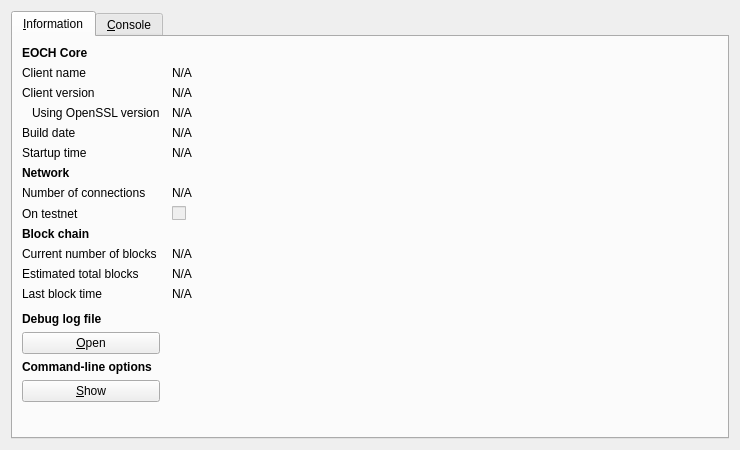
<?xml version="1.0" encoding="UTF-8"?>
<ui version="4.0">
 <class>RPCConsole</class>
 <widget class="QDialog" name="RPCConsole">
  <property name="geometry">
   <rect>
    <x>0</x>
    <y>0</y>
    <width>740</width>
    <height>450</height>
   </rect>
  </property>
  <property name="windowTitle">
   <string>EOCH - Debug window</string>
  </property>
  <layout class="QVBoxLayout" name="verticalLayout_2">
   <item>
    <widget class="QTabWidget" name="tabWidget">
     <property name="currentIndex">
      <number>0</number>
     </property>
     <widget class="QWidget" name="tab_info">
      <attribute name="title">
       <string>&amp;Information</string>
      </attribute>
      <layout class="QGridLayout" name="gridLayout" columnstretch="0,1">
       <property name="horizontalSpacing">
        <number>12</number>
       </property>
       <item row="0" column="0">
        <widget class="QLabel" name="label_9">
         <property name="font">
          <font>
           <weight>75</weight>
           <bold>true</bold>
          </font>
         </property>
         <property name="text">
          <string>EOCH Core</string>
         </property>
        </widget>
       </item>
       <item row="1" column="0">
        <widget class="QLabel" name="label_5">
         <property name="text">
          <string>Client name</string>
         </property>
        </widget>
       </item>
       <item row="1" column="1">
        <widget class="QLabel" name="clientName">
         <property name="cursor">
          <cursorShape>IBeamCursor</cursorShape>
         </property>
         <property name="text">
          <string>N/A</string>
         </property>
         <property name="textFormat">
          <enum>Qt::PlainText</enum>
         </property>
         <property name="textInteractionFlags">
          <set>Qt::LinksAccessibleByMouse|Qt::TextSelectableByKeyboard|Qt::TextSelectableByMouse</set>
         </property>
        </widget>
       </item>
       <item row="2" column="0">
        <widget class="QLabel" name="label_6">
         <property name="text">
          <string>Client version</string>
         </property>
        </widget>
       </item>
       <item row="2" column="1">
        <widget class="QLabel" name="clientVersion">
         <property name="cursor">
          <cursorShape>IBeamCursor</cursorShape>
         </property>
         <property name="text">
          <string>N/A</string>
         </property>
         <property name="textFormat">
          <enum>Qt::PlainText</enum>
         </property>
         <property name="textInteractionFlags">
          <set>Qt::LinksAccessibleByMouse|Qt::TextSelectableByKeyboard|Qt::TextSelectableByMouse</set>
         </property>
        </widget>
       </item>
       <item row="3" column="0">
        <widget class="QLabel" name="label_14">
         <property name="text">
          <string>Using OpenSSL version</string>
         </property>
         <property name="indent">
          <number>10</number>
         </property>
        </widget>
       </item>
       <item row="3" column="1">
        <widget class="QLabel" name="openSSLVersion">
         <property name="cursor">
          <cursorShape>IBeamCursor</cursorShape>
         </property>
         <property name="text">
          <string>N/A</string>
         </property>
         <property name="textFormat">
          <enum>Qt::PlainText</enum>
         </property>
         <property name="textInteractionFlags">
          <set>Qt::LinksAccessibleByMouse|Qt::TextSelectableByKeyboard|Qt::TextSelectableByMouse</set>
         </property>
        </widget>
       </item>
       <item row="4" column="0">
        <widget class="QLabel" name="label_12">
         <property name="text">
          <string>Build date</string>
         </property>
        </widget>
       </item>
       <item row="4" column="1">
        <widget class="QLabel" name="buildDate">
         <property name="cursor">
          <cursorShape>IBeamCursor</cursorShape>
         </property>
         <property name="text">
          <string>N/A</string>
         </property>
         <property name="textFormat">
          <enum>Qt::PlainText</enum>
         </property>
         <property name="textInteractionFlags">
          <set>Qt::LinksAccessibleByMouse|Qt::TextSelectableByKeyboard|Qt::TextSelectableByMouse</set>
         </property>
        </widget>
       </item>
       <item row="5" column="0">
        <widget class="QLabel" name="label_13">
         <property name="text">
          <string>Startup time</string>
         </property>
        </widget>
       </item>
       <item row="5" column="1">
        <widget class="QLabel" name="startupTime">
         <property name="cursor">
          <cursorShape>IBeamCursor</cursorShape>
         </property>
         <property name="text">
          <string>N/A</string>
         </property>
         <property name="textFormat">
          <enum>Qt::PlainText</enum>
         </property>
         <property name="textInteractionFlags">
          <set>Qt::LinksAccessibleByMouse|Qt::TextSelectableByKeyboard|Qt::TextSelectableByMouse</set>
         </property>
        </widget>
       </item>
       <item row="6" column="0">
        <widget class="QLabel" name="label_11">
         <property name="font">
          <font>
           <weight>75</weight>
           <bold>true</bold>
          </font>
         </property>
         <property name="text">
          <string>Network</string>
         </property>
        </widget>
       </item>
       <item row="7" column="0">
        <widget class="QLabel" name="label_7">
         <property name="text">
          <string>Number of connections</string>
         </property>
        </widget>
       </item>
       <item row="7" column="1">
        <widget class="QLabel" name="numberOfConnections">
         <property name="cursor">
          <cursorShape>IBeamCursor</cursorShape>
         </property>
         <property name="text">
          <string>N/A</string>
         </property>
         <property name="textFormat">
          <enum>Qt::PlainText</enum>
         </property>
         <property name="textInteractionFlags">
          <set>Qt::LinksAccessibleByMouse|Qt::TextSelectableByKeyboard|Qt::TextSelectableByMouse</set>
         </property>
        </widget>
       </item>
       <item row="8" column="0">
        <widget class="QLabel" name="label_8">
         <property name="text">
          <string>On testnet</string>
         </property>
        </widget>
       </item>
       <item row="8" column="1">
        <widget class="QCheckBox" name="isTestNet">
         <property name="enabled">
          <bool>false</bool>
         </property>
         <property name="text">
          <string/>
         </property>
        </widget>
       </item>
       <item row="9" column="0">
        <widget class="QLabel" name="label_10">
         <property name="font">
          <font>
           <weight>75</weight>
           <bold>true</bold>
          </font>
         </property>
         <property name="text">
          <string>Block chain</string>
         </property>
        </widget>
       </item>
       <item row="10" column="0">
        <widget class="QLabel" name="label_3">
         <property name="text">
          <string>Current number of blocks</string>
         </property>
        </widget>
       </item>
       <item row="10" column="1">
        <widget class="QLabel" name="numberOfBlocks">
         <property name="cursor">
          <cursorShape>IBeamCursor</cursorShape>
         </property>
         <property name="text">
          <string>N/A</string>
         </property>
         <property name="textFormat">
          <enum>Qt::PlainText</enum>
         </property>
         <property name="textInteractionFlags">
          <set>Qt::LinksAccessibleByMouse|Qt::TextSelectableByKeyboard|Qt::TextSelectableByMouse</set>
         </property>
        </widget>
       </item>
       <item row="11" column="0">
        <widget class="QLabel" name="label_4">
         <property name="text">
          <string>Estimated total blocks</string>
         </property>
        </widget>
       </item>
       <item row="11" column="1">
        <widget class="QLabel" name="totalBlocks">
         <property name="cursor">
          <cursorShape>IBeamCursor</cursorShape>
         </property>
         <property name="text">
          <string>N/A</string>
         </property>
         <property name="textFormat">
          <enum>Qt::PlainText</enum>
         </property>
         <property name="textInteractionFlags">
          <set>Qt::LinksAccessibleByMouse|Qt::TextSelectableByKeyboard|Qt::TextSelectableByMouse</set>
         </property>
        </widget>
       </item>
       <item row="12" column="0">
        <widget class="QLabel" name="label_2">
         <property name="text">
          <string>Last block time</string>
         </property>
        </widget>
       </item>
       <item row="12" column="1">
        <widget class="QLabel" name="lastBlockTime">
         <property name="cursor">
          <cursorShape>IBeamCursor</cursorShape>
         </property>
         <property name="text">
          <string>N/A</string>
         </property>
         <property name="textFormat">
          <enum>Qt::PlainText</enum>
         </property>
         <property name="textInteractionFlags">
          <set>Qt::LinksAccessibleByMouse|Qt::TextSelectableByKeyboard|Qt::TextSelectableByMouse</set>
         </property>
        </widget>
       </item>
       <item row="13" column="0">
        <spacer name="verticalSpacer_2">
         <property name="orientation">
          <enum>Qt::Vertical</enum>
         </property>
         <property name="sizeHint" stdset="0">
          <size>
           <width>20</width>
           <height>20</height>
          </size>
         </property>
        </spacer>
       </item>
       <item row="14" column="0">
        <widget class="QLabel" name="labelDebugLogfile">
         <property name="font">
          <font>
           <weight>75</weight>
           <bold>true</bold>
          </font>
         </property>
         <property name="text">
          <string>Debug log file</string>
         </property>
        </widget>
       </item>
       <item row="15" column="0">
        <widget class="QPushButton" name="openDebugLogfileButton">
         <property name="toolTip">
          <string>Open the EOCH debug log file from the current data directory. This can take a few seconds for large log files.</string>
         </property>
         <property name="text">
          <string>&amp;Open</string>
         </property>
         <property name="autoDefault">
          <bool>false</bool>
         </property>
        </widget>
       </item>
       <item row="16" column="0">
        <widget class="QLabel" name="labelCLOptions">
         <property name="font">
          <font>
           <weight>75</weight>
           <bold>true</bold>
          </font>
         </property>
         <property name="text">
          <string>Command-line options</string>
         </property>
        </widget>
       </item>
       <item row="17" column="0">
        <widget class="QPushButton" name="showCLOptionsButton">
         <property name="toolTip">
          <string>Show the EOCH-Qt help message to get a list with possible EOCH command-line options.</string>
         </property>
         <property name="text">
          <string>&amp;Show</string>
         </property>
         <property name="autoDefault">
          <bool>false</bool>
         </property>
        </widget>
       </item>
       <item row="18" column="0">
        <spacer name="verticalSpacer">
         <property name="orientation">
          <enum>Qt::Vertical</enum>
         </property>
         <property name="sizeHint" stdset="0">
          <size>
           <width>20</width>
           <height>40</height>
          </size>
         </property>
        </spacer>
       </item>
      </layout>
     </widget>
     <widget class="QWidget" name="tab_console">
      <attribute name="title">
       <string>&amp;Console</string>
      </attribute>
      <layout class="QVBoxLayout" name="verticalLayout_3">
       <property name="spacing">
        <number>3</number>
       </property>
       <item>
        <widget class="QTextEdit" name="messagesWidget">
         <property name="minimumSize">
          <size>
           <width>0</width>
           <height>100</height>
          </size>
         </property>
         <property name="readOnly">
          <bool>true</bool>
         </property>
         <property name="tabKeyNavigation" stdset="0">
          <bool>false</bool>
         </property>
         <property name="columnCount" stdset="0">
          <number>2</number>
         </property>
        </widget>
       </item>
       <item>
        <layout class="QHBoxLayout" name="horizontalLayout">
         <property name="spacing">
          <number>3</number>
         </property>
         <item>
          <widget class="QLabel" name="label">
           <property name="text">
            <string notr="true">&gt;</string>
           </property>
          </widget>
         </item>
         <item>
          <widget class="QLineEdit" name="lineEdit"/>
         </item>
         <item>
          <widget class="QPushButton" name="clearButton">
           <property name="maximumSize">
            <size>
             <width>24</width>
             <height>24</height>
            </size>
           </property>
           <property name="toolTip">
            <string>Clear console</string>
           </property>
           <property name="text">
            <string/>
           </property>
           <property name="icon">
            <iconset resource="../EOCH.qrc">
             <normaloff>:/icons/remove</normaloff>:/icons/remove</iconset>
           </property>
           <property name="shortcut">
            <string notr="true">Ctrl+L</string>
           </property>
           <property name="autoDefault">
            <bool>false</bool>
           </property>
          </widget>
         </item>
        </layout>
       </item>
      </layout>
     </widget>
    </widget>
   </item>
  </layout>
 </widget>
 <resources>
  <include location="../EOCH.qrc"/>
 </resources>
 <connections/>
</ui>
